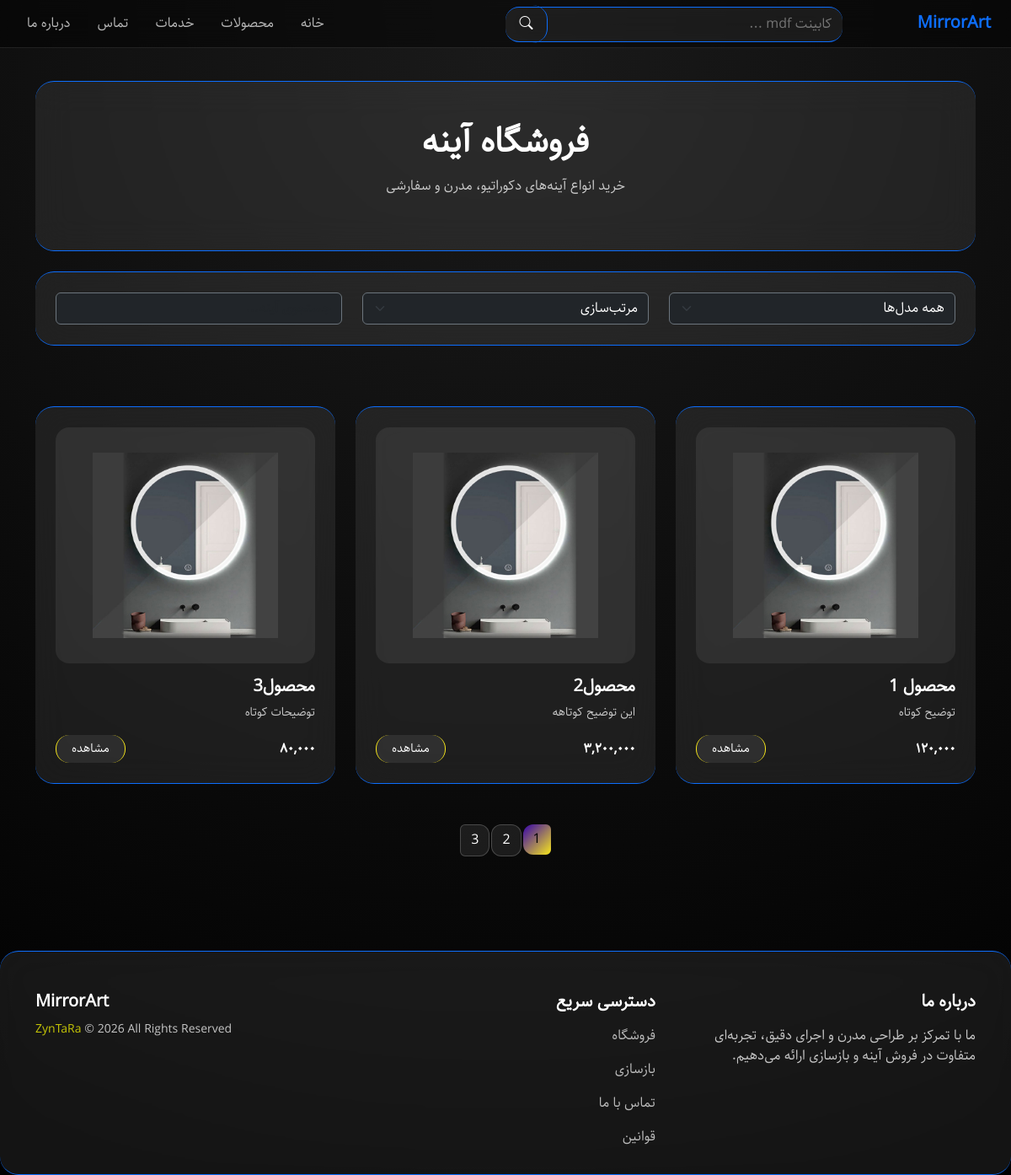
The app's page /shop/ with its own data.
### shop/models.py (models this page shows, shortened)
class Products(models.Model):
    title = models.CharField(max_length=100, verbose_name=_('title'))
    short_description = models.CharField(max_length=300, verbose_name=_('short description'))
    full_description = models.TextField(verbose_name=_('full description'))
    price = models.PositiveIntegerField(default=0, verbose_name=_('price'))
    active = models.BooleanField(default=True, verbose_name=_('active'))
    length = models.DecimalField(max_digits=6, decimal_places=2, blank=True, null=True, verbose_name=_('length'))
    width = models.DecimalField(max_digits=6, decimal_places=2, blank=True, null=True, verbose_name=_('width'))
    height = models.DecimalField(max_digits=6, decimal_places=2, blank=True, null=True, verbose_name=_('height'))
    datetime_created = models.DateTimeField(auto_now_add=True, verbose_name=_('datetime created'))
    datetime_modified = models.DateTimeField(auto_now=True, verbose_name=_('datetime modified'))
    class Meta:
        verbose_name = _('Product')
        verbose_name_plural = _('Products')
    def get_absolute_url(self):
        return reverse('product_detail', args=[self.pk])

### shop/views.py (the view)
# urls.py: path('', views.ProductListView.as_view(), name='product_list'),
class ProductListView(generic.ListView):
    model = models.Products
    template_name = "shop/product_list.html"
    context_object_name = "products"

### persian_translate/templatetags/persian_translations.py (called while the page is built)
@register.filter
def translate_number(value):
    value = str(value)
    english_to_persian__table = value.maketrans("1234567890", "١٢٣٤٥٦٧٨٩٠")
    return value.translate(english_to_persian__table)

### shop/templates/shop/product_list.html (shortened to what this page needs)
{% extends '_base.html' %}
{% load static %}
{% load humanize %}
{% load persian_translations %}
{% block body %}
  <section class="pt-5 mt-5">
    <div class="container">
      <div class="glass-card p-5 text-center">
        <h1 class="fw-bold">فروشگاه آینه</h1>
        <p class="opacity-75 mt-3">خرید انواع آینه‌های دکوراتیو، مدرن و سفارشی</p>
      </div>
    </div>
  </section>
  <section class="py-4">
    <div class="container">
      <div class="glass-card p-4">
        <div class="row gy-3 align-items-center">
          <div class="col-md-4">
            <select class="form-select bg-dark text-white border-secondary">
              <option>همه مدل‌ها</option>
            </select>
          </div>
          <div class="col-md-4">
            <select class="form-select bg-dark text-white border-secondary">
              <option>مرتب‌سازی</option>
            </select>
          </div>
          <div class="col-md-4">
            <input type="search" class="form-control bg-dark text-white border-secondary" placeholder="جستجوی آینه..." />
          </div>
        </div>
      </div>
    </div>
  </section>
  <section class="py-5">
    <div class="container">
      <div class="row g-4">
        {% for product in products %}
          <div class="col-sm-6 col-lg-4">
            <div class="glass-card p-4 h-100 product-card">
              <img src="{% static 'img/آینه-بک-لایت-گرد.jpg' %}" alt="" class="product-img mb-3" />
              <h5 class="fw-bold">{{ product.title }}</h5>
              <p class="opacity-75 small">{{ product.short_description }}</p>
              <div class="d-flex justify-content-between align-items-center mt-3">
                <span class="fw-bold">{{ product.price|intcomma:False|translate_number }}</span>
                <a href="{{ product.get_absolute_url }}" class="btn btn-glass btn-sm">مشاهده</a>
              </div>
            </div>
          </div>
        {% endfor %}
      </div>
    </div>
  </section>
  <section class="pb-5">
    <div class="container">
      <div class="d-flex justify-content-center">
        <nav>
          <ul class="pagination pagination-glass">
            <li class="page-item active">
              <a class="page-link" href="#">1</a>
            </li>
            <li class="page-item">
              <a class="page-link" href="#">2</a>
            </li>
            <li class="page-item">
              <a class="page-link" href="#">3</a>
            </li>
          </ul>
        </nav>
      </div>
    </div>
  </section>
{% endblock %}

### static/css/style.css (style rules this page uses)
* { margin: 0; padding: 0; outline: none; box-sizing: border-box; }
img { width: 100%; }
ul, li { list-style: none; }
a { text-decoration: none; color: #333; }
html, body { font-family: 'mrsiteG'; font-size: 1rem; background: radial-gradient(circle at top, #1a1a1a, #000); color: #fff; }
:root { --color1: #4c00ffa9; --color2: #f8e71c; }
.glass-card, .glass-footer { background: #ffffff14; backdrop-filter: blur(20px); border-radius: 22px; border: 1px solid var(--bs-primary); border-right: 0; border-left: 0; transition: all ease .3s; }
.btn-glass { background: #ffffff14; color: #fff; border: 1px solid var(--color2); border-bottom: 0; border-top: 0; border-radius: 16px; padding: 6px 18px; transition: all 0.3s ease; }
.product-img { text-align: center; background: #ffffff12; border-radius: 16px; padding: 30px; height: 280px; object-fit: contain; }
.product-card { transition: all ease .3s; }
.pagination-glass .page-link { background: rgba(255, 255, 255, 0.08); border: none; color: #fff; margin: 0 4px; border-radius: 12px; }
.pagination-glass .page-item.active .page-link { background: linear-gradient(135deg, var(--color1), var(--color2)); color: #000; }
.pagination-glass .page-link { background: rgba(255, 255, 255, 0.08); border: 1px solid rgba(255, 255, 255, 0.2); color: #fff; margin: 0 3px; border-radius: 12px; transition: all 0.3s ease; }
.pagination-glass .page-item.active .page-link { background: linear-gradient(135deg, var(--color1), var(--color2)); color: #000; border: none; }

### records on screen
Products: title "محصول 1", short_description "توضیح کوتاه", price|translate_number "١٢٠,٠٠٠"
Products: title "محصول2", short_description "این توضیح کوتاهه", price|translate_number "٣,٢٠٠,٠٠٠"
Products: title "محصول3", short_description "توضیحات کوتاه", price|translate_number "٨٠,٠٠٠"
